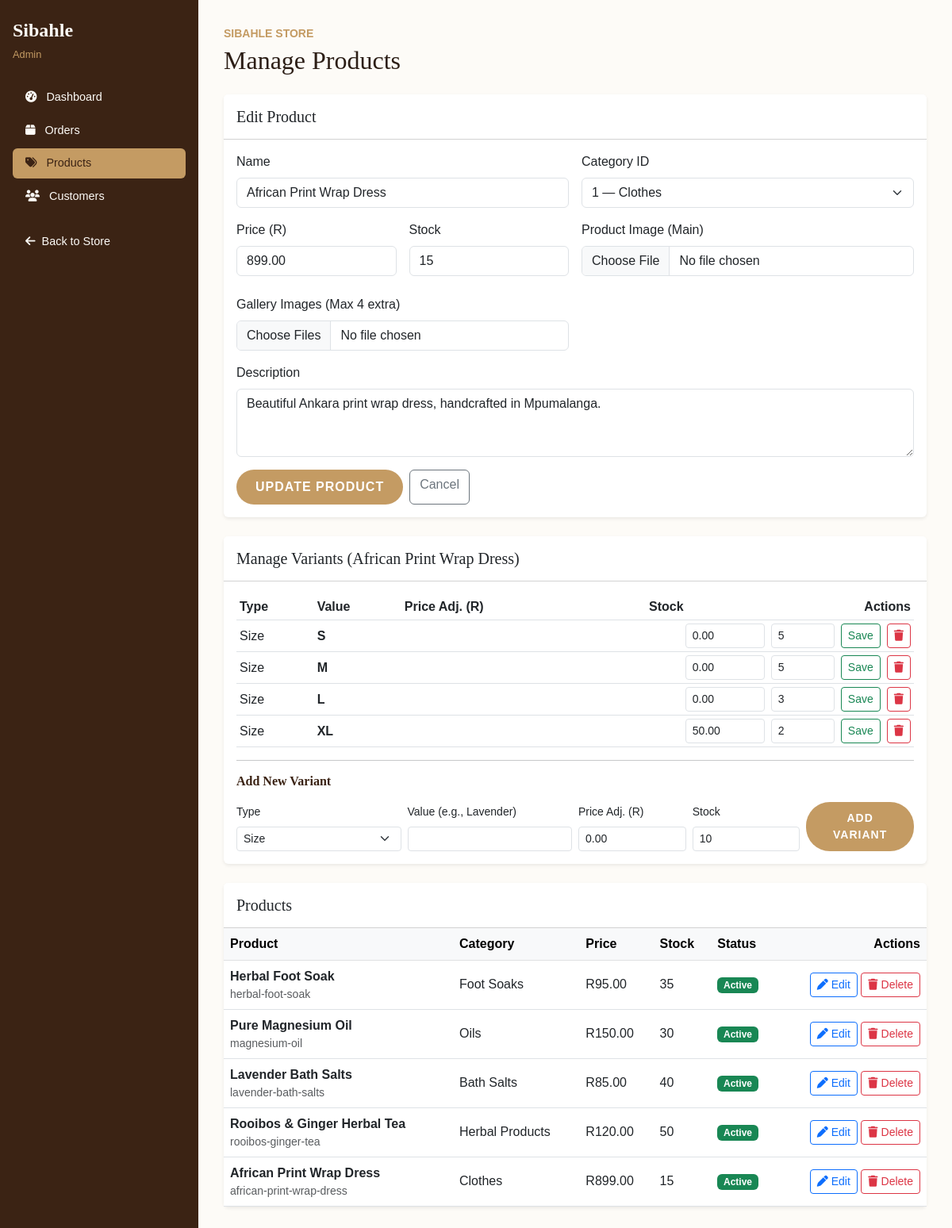
/admin/products.php?edit=1 (signed in), run on the app's committed database.
### tables this page shows
CREATE TABLE products (
    product_id INT AUTO_INCREMENT PRIMARY KEY,
    category_id INT NOT NULL,
    product_name VARCHAR(200) NOT NULL,
    product_slug VARCHAR(200) UNIQUE NOT NULL,
    description TEXT,
    short_description VARCHAR(500),
    base_price DECIMAL(10,2) NOT NULL,
    sale_price DECIMAL(10,2) DEFAULT NULL,
    stock_quantity INT DEFAULT 0,
    low_stock_threshold INT DEFAULT 5,
    sku VARCHAR(50) UNIQUE,
    image_url VARCHAR(255),
    is_featured TINYINT(1) DEFAULT 0,
    is_active TINYINT(1) DEFAULT 1,
    created_at TIMESTAMP DEFAULT CURRENT_TIMESTAMP,
    updated_at TIMESTAMP DEFAULT CURRENT_TIMESTAMP ON UPDATE CURRENT_TIMESTAMP,
    FOREIGN KEY (category_id) REFERENCES categories(category_id) ON DELETE CASCADE,
    INDEX idx_category (category_id),
    INDEX idx_featured (is_featured),
    INDEX idx_active (is_active)
);

CREATE TABLE categories (
    category_id INT AUTO_INCREMENT PRIMARY KEY,
    category_name VARCHAR(100) NOT NULL,
    category_slug VARCHAR(100) UNIQUE NOT NULL,
    description TEXT,
    image_url VARCHAR(255),
    is_active TINYINT(1) DEFAULT 1,
    created_at TIMESTAMP DEFAULT CURRENT_TIMESTAMP
);

CREATE TABLE product_variants (
    variant_id INT AUTO_INCREMENT PRIMARY KEY,
    product_id INT NOT NULL,
    variant_type ENUM('size', 'flavour', 'colour', 'volume') NOT NULL,
    variant_value VARCHAR(50) NOT NULL,
    price_adjustment DECIMAL(10,2) DEFAULT 0.00,
    stock_quantity INT DEFAULT 0,
    sku VARCHAR(50) UNIQUE,
    FOREIGN KEY (product_id) REFERENCES products(product_id) ON DELETE CASCADE,
    INDEX idx_product (product_id)
);

### includes/config.php (called while the page is built, shortened)
<?php
function formatPrice($price): string {
    return CURRENCY . number_format((float) $price, 2);
}
function escape_html($value): string {
    return htmlspecialchars((string) $value, ENT_QUOTES | ENT_SUBSTITUTE, 'UTF-8');
}
?>

### admin/products.php (the view, shortened to what this page needs)
<?php
require_once __DIR__ . '/../includes/config.php';
$form_data = [
    'product_id' => '',
    'product_name' => '',
    'category_id' => '',
    'base_price' => '',
    'stock_quantity' => '0',
    'description' => '',
    'image_url' => '',
];
$errors = [];
$categories_stmt = $pdo->prepare(
    'SELECT category_id, category_name FROM categories ORDER BY category_name'
);
$categories_stmt->execute();
$categories = $categories_stmt->fetchAll();
if ($_SERVER['REQUEST_METHOD'] !== 'POST' && isset($_GET['edit'])) {
    $edit_id = filter_var($_GET['edit'], FILTER_VALIDATE_INT, [
        'options' => ['min_range' => 1],
    ]);
    if ($edit_id === false || $edit_id === null) {
        $errors[] = 'Invalid product selected for editing.';
    } else {
        $edit_stmt = $pdo->prepare(
            'SELECT product_id, product_name, category_id, base_price, stock_quantity, description, image_url
             FROM products WHERE product_id = ?'
        );
        $edit_stmt->execute([$edit_id]);
        $product_to_edit = $edit_stmt->fetch();
        if ($product_to_edit) {
            $form_data = array_merge($form_data, $product_to_edit);
        } else {
            $errors[] = 'The product you selected could not be found.';
        }
    }
}
$products_stmt = $pdo->prepare(
    'SELECT p.product_id, p.product_name, p.product_slug, p.base_price, p.stock_quantity,
            p.image_url, p.is_active, p.created_at, c.category_name
     FROM products p
     INNER JOIN categories c ON c.category_id = p.category_id
     ORDER BY p.created_at DESC, p.product_id DESC'
);
$products_stmt->execute();
$products = $products_stmt->fetchAll();
?>
<?php include __DIR__ . '/includes/admin-header.php'; ?>
        <section class="card border-0 shadow-sm mb-4">
            <div class="card-header bg-white py-3">
                <h2 class="h5 mb-0"><?= $form_data['product_id'] !== '' ? 'Edit Product' : 'Add New Product' ?></h2>
            </div>
            <div class="card-body">
                <form method="post" action="products.php<?= $form_data['product_id'] !== '' ? '?edit=' . (int) $form_data['product_id'] : '' ?>"
                      class="row g-3" enctype="multipart/form-data">
                    <div class="col-md-6">
                        <label class="form-label" for="product-name">Name</label>
                        <input class="form-control" id="product-name" name="product_name" type="text"
                               maxlength="200" required value="<?= escape_html($form_data['product_name']) ?>">
                    </div>
                    <div class="col-md-6">
                        <label class="form-label" for="category-id">Category ID</label>
                        <select class="form-select" id="category-id" name="category_id" required>
                            <?php foreach ($categories as $category): ?>
                                <option value="<?= (int) $category['category_id'] ?>"
                                    <?= (string) $form_data['category_id'] === (string) $category['category_id'] ? 'selected' : '' ?>>
                                    <?= (int) $category['category_id'] ?> — <?= escape_html($category['category_name']) ?>
                                </option>
                            <?php endforeach; ?>
                        </select>
                    </div>
                    <div class="col-md-3">
                        <label class="form-label" for="base-price">Price (R)</label>
                        <input class="form-control" id="base-price" name="base_price" type="number"
                               min="0" max="99999999.99" step="0.01" required
                               value="<?= escape_html($form_data['base_price']) ?>">
                    </div>
                    <div class="col-md-3">
                        <label class="form-label" for="stock-quantity">Stock</label>
                        <input class="form-control" id="stock-quantity" name="stock_quantity" type="number"
                               min="0" step="1" required value="<?= escape_html($form_data['stock_quantity']) ?>">
                    </div>
                    <div class="col-md-6">
                        <label class="form-label" for="product-image">Product Image (Main)</label>
                        <input class="form-control mb-2" id="product-image" name="product_image" type="file" accept="image/jpeg, image/png, image/webp">
                    </div>
                    <div class="col-md-6">
                        <label class="form-label" for="gallery-images">Gallery Images (Max 4 extra)</label>
                        <input class="form-control" id="gallery-images" name="gallery_images[]" type="file" accept="image/jpeg, image/png, image/webp" multiple>
                    </div>
                    <div class="col-12">
                        <label class="form-label" for="description">Description</label>
                        <textarea class="form-control" id="description" name="description" rows="3"><?= escape_html($form_data['description']) ?></textarea>
                    </div>
                    <div class="col-12 d-flex gap-2">
                        <button class="btn btn-gold" type="submit">
                            <?= $form_data['product_id'] !== '' ? 'Update Product' : 'Add New Product' ?>
                        </button>
                        <?php if ($form_data['product_id'] !== ''): ?>
                            <a class="btn btn-outline-secondary" href="products.php">Cancel</a>
                        <?php endif; ?>
                    </div>
                </form>
            </div>
        </section>
        <?php if ($form_data['product_id'] !== ''): ?>
            <?php
            $var_stmt = $pdo->prepare("SELECT * FROM product_variants WHERE product_id = ?");
            $var_stmt->execute([$form_data['product_id']]);
            $variants = $var_stmt->fetchAll();
            ?>
            <section class="card border-0 shadow-sm mb-4">
                <div class="card-header bg-white py-3 d-flex justify-content-between align-items-center">
                    <h2 class="h5 mb-0">Manage Variants (<?= escape_html($form_data['product_name']) ?>)</h2>
                </div>
                <div class="card-body">
                    <?php if ($variants): ?>
                        <table class="table table-sm table-hover align-middle">
                            <thead>
                                <tr>
                                    <th>Type</th>
                                    <th>Value</th>
                                    <th>Price Adj. (R)</th>
                                    <th>Stock</th>
                                    <th class="text-end">Actions</th>
                                </tr>
                            </thead>
                            <tbody>
                                <?php foreach ($variants as $v): ?>
                                    <tr>
                                        <td class="text-capitalize"><?= escape_html($v['variant_type']) ?></td>
                                        <td class="fw-bold"><?= escape_html($v['variant_value']) ?></td>
                                        <td colspan="3">
                                            <div class="d-flex gap-2 justify-content-end align-items-center">
                                                <form method="POST" class="d-flex gap-2 align-items-center">
                                                    <input type="number" name="v_price" class="form-control form-control-sm" step="0.01" value="<?= $v['price_adjustment'] ?>" style="width: 100px;" title="Price Adjustment">
                                                    <input type="number" name="v_stock" class="form-control form-control-sm" value="<?= $v['stock_quantity'] ?>" style="width: 80px;" title="Stock">
                                                    <button type="submit" class="btn btn-sm btn-outline-success">Save</button>
                                                </form>
                                                <form method="POST" onsubmit="return confirm('Delete this variant?');">
                                                    <button type="submit" class="btn btn-sm btn-outline-danger"><i class="fas fa-trash"></i></button>
                                                </form>
                                            </div>
                                        </td>
                                    </tr>
                                <?php endforeach; ?>
                            </tbody>
                        </table>
                    <?php else: ?>
                        <p class="text-muted">No variants added yet. (e.g., Flavors, Sizes)</p>
                    <?php endif; ?>
                    <hr>
                    <h6 class="mb-3">Add New Variant</h6>
                    <form method="POST" class="row g-2 align-items-end">
                        <div class="col-md-3">
                            <label class="form-label small">Type</label>
                            <select name="v_type" class="form-select form-select-sm" required>
                                <option value="size">Size</option>
                            </select>
                        </div>
                        <div class="col-md-3">
                            <label class="form-label small">Value (e.g., Lavender)</label>
                            <input type="text" name="v_value" class="form-control form-control-sm" required>
                        </div>
                        <div class="col-md-2">
                            <label class="form-label small">Price Adj. (R)</label>
                            <input type="number" name="v_price" class="form-control form-control-sm" value="0.00" step="0.01" required>
                        </div>
                        <div class="col-md-2">
                            <label class="form-label small">Stock</label>
                            <input type="number" name="v_stock" class="form-control form-control-sm" value="10" required>
                        </div>
                        <div class="col-md-2">
                            <button type="submit" class="btn btn-sm btn-gold w-100">Add Variant</button>
                        </div>
                    </form>
                </div>
            </section>
        <?php endif; ?>
        <section class="card border-0 shadow-sm">
            <div class="card-header bg-white py-3">
                <h2 class="h5 mb-0">Products</h2>
            </div>
            <div class="table-responsive">
                <table class="table table-hover align-middle mb-0">
                    <thead class="table-light">
                        <tr>
                            <th scope="col">Product</th>
                            <th scope="col">Category</th>
                            <th scope="col">Price</th>
                            <th scope="col">Stock</th>
                            <th scope="col">Status</th>
                            <th scope="col" class="text-end">Actions</th>
                        </tr>
                    </thead>
                    <tbody>
                        <?php if ($products === []): ?>
                            <tr><td colspan="6" class="text-center text-muted py-4">No products found.</td></tr>
                        <?php else: ?>
                            <?php foreach ($products as $product): ?>
                                <tr>
                                    <td>
                                        <div class="d-flex align-items-center">
                                            <div>
                                                <span class="fw-semibold"><?= escape_html($product['product_name']) ?></span>
                                                <small class="d-block text-muted"><?= escape_html($product['product_slug']) ?></small>
                                            </div>
                                        </div>
                                    </td>
                                    <td><?= escape_html($product['category_name']) ?></td>
                                    <td><?= escape_html(formatPrice($product['base_price'])) ?></td>
                                    <td><?= (int) $product['stock_quantity'] ?></td>
                                    <td>
                                        <span class="badge text-bg-<?= (int) $product['is_active'] === 1 ? 'success' : 'secondary' ?>">
                                            <?= (int) $product['is_active'] === 1 ? 'Active' : 'Inactive' ?>
                                        </span>
                                    </td>
                                    <td class="text-end text-nowrap">
                                        <a class="btn btn-sm btn-outline-primary"
                                           href="products.php?edit=<?= (int) $product['product_id'] ?>">
                                            <i class="fas fa-pen me-1" aria-hidden="true"></i>Edit
                                        </a>
                                        <?php if ((int) $product['is_active'] === 1): ?>
                                            <form method="post" action="products.php" class="d-inline"
                                                  data-confirm="Delete or deactivate this product? Products with order history will be deactivated.">
                                                <button class="btn btn-sm btn-outline-danger" type="submit">
                                                    <i class="fas fa-trash me-1" aria-hidden="true"></i>Delete
                                                </button>
                                            </form>
                                        <?php endif; ?>
                                    </td>
                                </tr>
                            <?php endforeach; ?>
                        <?php endif; ?>
                    </tbody>
                </table>
            </div>
        </section>
    </main>
<?php include __DIR__ . '/includes/admin-footer.php'; ?>

### data on the page
products: product_name "African Print Wrap Dress", category_id "1 — Clothes", base_price "899.00", stock_quantity "15", description "Beautiful Ankara print wrap dress, handcrafted in Mpumalanga.", product_slug "african-print-wrap-dress", category.category_name "Clothes", base_price "R899.00", is_active "Active"
product_variants: variant_type "Size", variant_value "S", v_price "0.00", v_stock "5"
product_variants: variant_type "Size", variant_value "M", v_price "0.00", v_stock "5"
product_variants: variant_type "Size", variant_value "L", v_price "0.00", v_stock "3"
product_variants: variant_type "Size", variant_value "XL", v_price "50.00", v_stock "2"
products: product_name "Herbal Foot Soak", product_slug "herbal-foot-soak", category.category_name "Foot Soaks", base_price "R95.00", stock_quantity "35", is_active "Active"
products: product_name "Pure Magnesium Oil", product_slug "magnesium-oil", category.category_name "Oils", base_price "R150.00", stock_quantity "30", is_active "Active"
products: product_name "Lavender Bath Salts", product_slug "lavender-bath-salts", category.category_name "Bath Salts", base_price "R85.00", stock_quantity "40", is_active "Active"
products: product_name "Rooibos & Ginger Herbal Tea", product_slug "rooibos-ginger-tea", category.category_name "Herbal Products", base_price "R120.00", stock_quantity "50", is_active "Active"

### other printed values
escape_html($item['label']) "Dashboard"
escape_html($item['label']) "Orders"
escape_html($item['label']) "Products"
escape_html($item['label']) "Customers"
escape_html($page_heading) "Manage Products"
